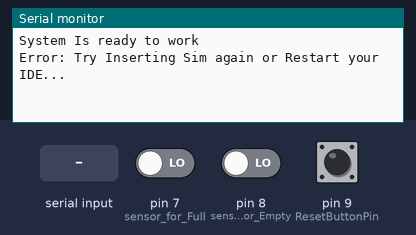
Recording of a sketch running on a simulated Arduino Uno, built with avr-gcc and run on an emulated ATmega328P. Parts: the last lines printed to the serial monitor. The test bench sets the inputs (shaded band); at power-on: pin 7 (sensor_for_Full) LOW, pin 8 (sensor_for_Empty) LOW, pin 9 (ResetButtonPin) LOW. The modem accepts every AT command (registered, SIM ready, sends succeed) and sends nothing else.

Above: at 1.3 s.
1.4 s: "1" received over Serial
At 4.3 s:
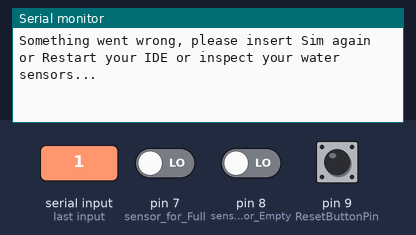
4.4 s: pin 7 (sensor_for_Full) driven HIGH
At 8.7 s:
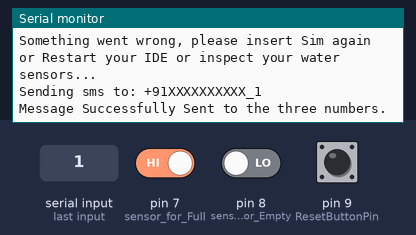

Measured:
- after the input at 1.4 s, the serial monitor: prints a new line after 0.70 s (image 1)
- after the input at 4.4 s, the serial monitor: prints a new line after 1.8 s (image 2)

The sketch:

main.ino
```cpp
#include <SoftwareSerial.h>
#include<string.h>


SoftwareSerial SIM900A(2, 3);

struct smss {
  const char* num1 = "+91XXXXXXXXXX_1";
  const char* num2 = "+91XXXXXXXXXX_2";
  const char* num3 = "+91XXXXXXXXXX_3";
};

struct calll {
  const char* num1 = "+91XXXXXXXXXX_1";
  const char* num2 = "+91XXXXXXXXXX_2";
  const char* num3 = "+91XXXXXXXXXX_3";
};

int sensor_for_Full = 7;
int sensor_for_Empty = 8;
int ResetButtonPin = 9;


void setup() {
  SIM900A.begin(9600);
  Serial.begin(9600);
  Serial.println("System Is ready to work");
  delay(100);

  pinMode(sensor_for_Full, INPUT);
  pinMode(sensor_for_Empty, INPUT);


}


void loop() {
  smss sms;
  calll call;


     delay(1000);


  if (Serial.available() > 0) {

    if (digitalRead(ResetButtonPin) == HIGH) {
      hangup_Call();
      delay(1000);
    }

    if (digitalRead(sensor_for_Empty) == HIGH) {
      SendMessage_Tank_Empty();
      Make_Call();
    }
    else if (digitalRead(sensor_for_Full) == HIGH) {
      SendMessage_Tank_Full();
      Make_Call();
    }
    else {
      Serial.println("Something went wrong, please insert Sim again or Restart your IDE or inspect your water sensors...");
    }
  }

  else {
    Serial.println("Error: Try Inserting Sim again or Restart your IDE...");
  }

}


void SendMessage_Tank_Empty() {
   smss sms;


  sendSMS(sms.num1, "TANK IS EMPTY");
  sendSMS(sms.num2, "TANK IS EMPTY");
  sendSMS(sms.num3, "TANK IS EMPTY");
}

void SendMessage_Tank_Full() {
  smss sms;

  sendSMS(sms.num1, "TANK IS FULL");
  sendSMS(sms.num2, "TANK IS FULL");
  sendSMS(sms.num3, "TANK IS FULL");
}

void sendSMS(const char* phone_Number, const char* message) {

  SIM900A.println("AT+CMGF=1");
  delay(1000);

  Serial.print("Sending sms to: ");
  Serial.println(phone_Number);

  SIM900A.print("AT+CMGS=\"");
  SIM900A.print(phone_Number);
  SIM900A.println("\"");
  delay(1000);

  SIM900A.println(message);
  delay(100);
  SIM900A.println((char)26);
  Serial.println("Message Successfully Sent to the three numbers.");
  delay(2000);
}

void Make_Call() {
calll call;

  callPhoneNumber(call.num1);
  delay(3000);
  callPhoneNumber(call.num2);
  delay(2000);
  callPhoneNumber(call.num3);
  delay(3000);
}

void callPhoneNumber(const char* phoneNumber) {
  Serial.print("Calling to: ");
  Serial.println(phoneNumber);

  SIM900A.println("ATD+ phoneNumber");
  delay(1000);
}


void hangup_Call(){

Serial.println("Call Successfuly Hanged Up");
SIM900A.println("ATH");
delay(1000);

}
```
